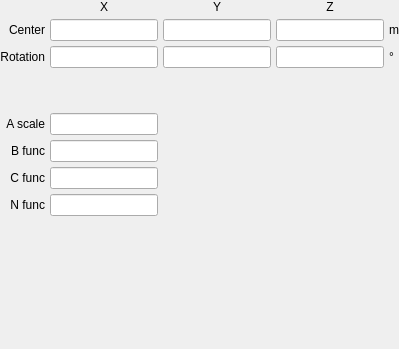
             <widget class="QWidget" name="conic_spiral">
              <property name="font">
               <font>
                <weight>50</weight>
                <bold>false</bold>
               </font>
              </property>
              <layout class="QGridLayout" name="gridLayout_10">
               <property name="leftMargin">
                <number>0</number>
               </property>
               <property name="topMargin">
                <number>0</number>
               </property>
               <property name="rightMargin">
                <number>0</number>
               </property>
               <property name="bottomMargin">
                <number>0</number>
               </property>
               <property name="spacing">
                <number>5</number>
               </property>
               <item row="1" column="0">
                <widget class="QLabel" name="label_73">
                 <property name="font">
                  <font>
                   <weight>50</weight>
                   <bold>false</bold>
                  </font>
                 </property>
                 <property name="text">
                  <string>Center</string>
                 </property>
                 <property name="alignment">
                  <set>Qt::AlignRight|Qt::AlignTrailing|Qt::AlignVCenter</set>
                 </property>
                </widget>
               </item>
               <item row="1" column="1">
                <widget class="LineEdit" name="lineedit_conic_spiral_translationx">
                 <property name="font">
                  <font>
                   <weight>50</weight>
                   <bold>false</bold>
                  </font>
                 </property>
                </widget>
               </item>
               <item row="1" column="2">
                <widget class="LineEdit" name="lineedit_conic_spiral_translationy">
                 <property name="font">
                  <font>
                   <weight>50</weight>
                   <bold>false</bold>
                  </font>
                 </property>
                </widget>
               </item>
               <item row="1" column="4">
                <widget class="QLabel" name="label_242">
                 <property name="font">
                  <font>
                   <weight>50</weight>
                   <bold>false</bold>
                  </font>
                 </property>
                 <property name="text">
                  <string>m</string>
                 </property>
                </widget>
               </item>
               <item row="1" column="3">
                <widget class="LineEdit" name="lineedit_conic_spiral_translationz">
                 <property name="font">
                  <font>
                   <weight>50</weight>
                   <bold>false</bold>
                  </font>
                 </property>
                </widget>
               </item>
               <item row="2" column="0">
                <widget class="QLabel" name="label_72">
                 <property name="font">
                  <font>
                   <weight>50</weight>
                   <bold>false</bold>
                  </font>
                 </property>
                 <property name="text">
                  <string>Rotation</string>
                 </property>
                 <property name="alignment">
                  <set>Qt::AlignRight|Qt::AlignTrailing|Qt::AlignVCenter</set>
                 </property>
                </widget>
               </item>
               <item row="2" column="1">
                <widget class="LineEdit" name="lineedit_conic_spiral_rotationx">
                 <property name="font">
                  <font>
                   <weight>50</weight>
                   <bold>false</bold>
                  </font>
                 </property>
                </widget>
               </item>
               <item row="2" column="2">
                <widget class="LineEdit" name="lineedit_conic_spiral_rotationy">
                 <property name="font">
                  <font>
                   <weight>50</weight>
                   <bold>false</bold>
                  </font>
                 </property>
                </widget>
               </item>
               <item row="2" column="3">
                <widget class="LineEdit" name="lineedit_conic_spiral_rotationz">
                 <property name="font">
                  <font>
                   <weight>50</weight>
                   <bold>false</bold>
                  </font>
                 </property>
                </widget>
               </item>
               <item row="4" column="0">
                <widget class="QLabel" name="label_74">
                 <property name="font">
                  <font>
                   <weight>50</weight>
                   <bold>false</bold>
                  </font>
                 </property>
                 <property name="text">
                  <string>A scale</string>
                 </property>
                 <property name="alignment">
                  <set>Qt::AlignRight|Qt::AlignTrailing|Qt::AlignVCenter</set>
                 </property>
                </widget>
               </item>
               <item row="5" column="0">
                <widget class="QLabel" name="label_75">
                 <property name="font">
                  <font>
                   <weight>50</weight>
                   <bold>false</bold>
                  </font>
                 </property>
                 <property name="text">
                  <string>B func</string>
                 </property>
                 <property name="alignment">
                  <set>Qt::AlignRight|Qt::AlignTrailing|Qt::AlignVCenter</set>
                 </property>
                </widget>
               </item>
               <item row="6" column="0">
                <widget class="QLabel" name="label_76">
                 <property name="font">
                  <font>
                   <weight>50</weight>
                   <bold>false</bold>
                  </font>
                 </property>
                 <property name="text">
                  <string>C func</string>
                 </property>
                 <property name="alignment">
                  <set>Qt::AlignRight|Qt::AlignTrailing|Qt::AlignVCenter</set>
                 </property>
                </widget>
               </item>
               <item row="6" column="1">
                <widget class="LineEdit" name="lineedit_conic_spiral_cfunc">
                 <property name="font">
                  <font>
                   <weight>50</weight>
                   <bold>false</bold>
                  </font>
                 </property>
                </widget>
               </item>
               <item row="7" column="0">
                <widget class="QLabel" name="label_77">
                 <property name="font">
                  <font>
                   <weight>50</weight>
                   <bold>false</bold>
                  </font>
                 </property>
                 <property name="text">
                  <string>N func</string>
                 </property>
                 <property name="alignment">
                  <set>Qt::AlignRight|Qt::AlignTrailing|Qt::AlignVCenter</set>
                 </property>
                </widget>
               </item>
               <item row="8" column="1">
                <spacer name="verticalSpacer_13">
                 <property name="orientation">
                  <enum>Qt::Vertical</enum>
                 </property>
                 <property name="sizeHint" stdset="0">
                  <size>
                   <width>20</width>
                   <height>133</height>
                  </size>
                 </property>
                </spacer>
               </item>
               <item row="2" column="4">
                <widget class="QLabel" name="label_243">
                 <property name="font">
                  <font>
                   <weight>50</weight>
                   <bold>false</bold>
                  </font>
                 </property>
                 <property name="text">
                  <string>°</string>
                 </property>
                </widget>
               </item>
               <item row="0" column="2">
                <widget class="QLabel" name="label_240">
                 <property name="font">
                  <font>
                   <weight>50</weight>
                   <bold>false</bold>
                  </font>
                 </property>
                 <property name="text">
                  <string>Y</string>
                 </property>
                 <property name="alignment">
                  <set>Qt::AlignCenter</set>
                 </property>
                </widget>
               </item>
               <item row="7" column="1">
                <widget class="LineEdit" name="lineedit_conic_spiral_nfunc">
                 <property name="font">
                  <font>
                   <weight>50</weight>
                   <bold>false</bold>
                  </font>
                 </property>
                </widget>
               </item>
               <item row="0" column="3">
                <widget class="QLabel" name="label_241">
                 <property name="font">
                  <font>
                   <weight>50</weight>
                   <bold>false</bold>
                  </font>
                 </property>
                 <property name="text">
                  <string>Z</string>
                 </property>
                 <property name="alignment">
                  <set>Qt::AlignCenter</set>
                 </property>
                </widget>
               </item>
               <item row="5" column="1">
                <widget class="LineEdit" name="lineedit_conic_spiral_bfunc">
                 <property name="font">
                  <font>
                   <weight>50</weight>
                   <bold>false</bold>
                  </font>
                 </property>
                </widget>
               </item>
               <item row="4" column="1">
                <widget class="LineEdit" name="lineedit_conic_spiral_ascale">
                 <property name="font">
                  <font>
                   <weight>50</weight>
                   <bold>false</bold>
                  </font>
                 </property>
                </widget>
               </item>
               <item row="0" column="1">
                <widget class="QLabel" name="label_239">
                 <property name="font">
                  <font>
                   <weight>50</weight>
                   <bold>false</bold>
                  </font>
                 </property>
                 <property name="text">
                  <string>X</string>
                 </property>
                 <property name="alignment">
                  <set>Qt::AlignCenter</set>
                 </property>
                </widget>
               </item>
               <item row="3" column="1">
                <spacer name="verticalSpacer_48">
                 <property name="orientation">
                  <enum>Qt::Vertical</enum>
                 </property>
                 <property name="sizeType">
                  <enum>QSizePolicy::Maximum</enum>
                 </property>
                 <property name="sizeHint" stdset="0">
                  <size>
                   <width>20</width>
                   <height>40</height>
                  </size>
                 </property>
                </spacer>
               </item>
              </layout>
             </widget>
